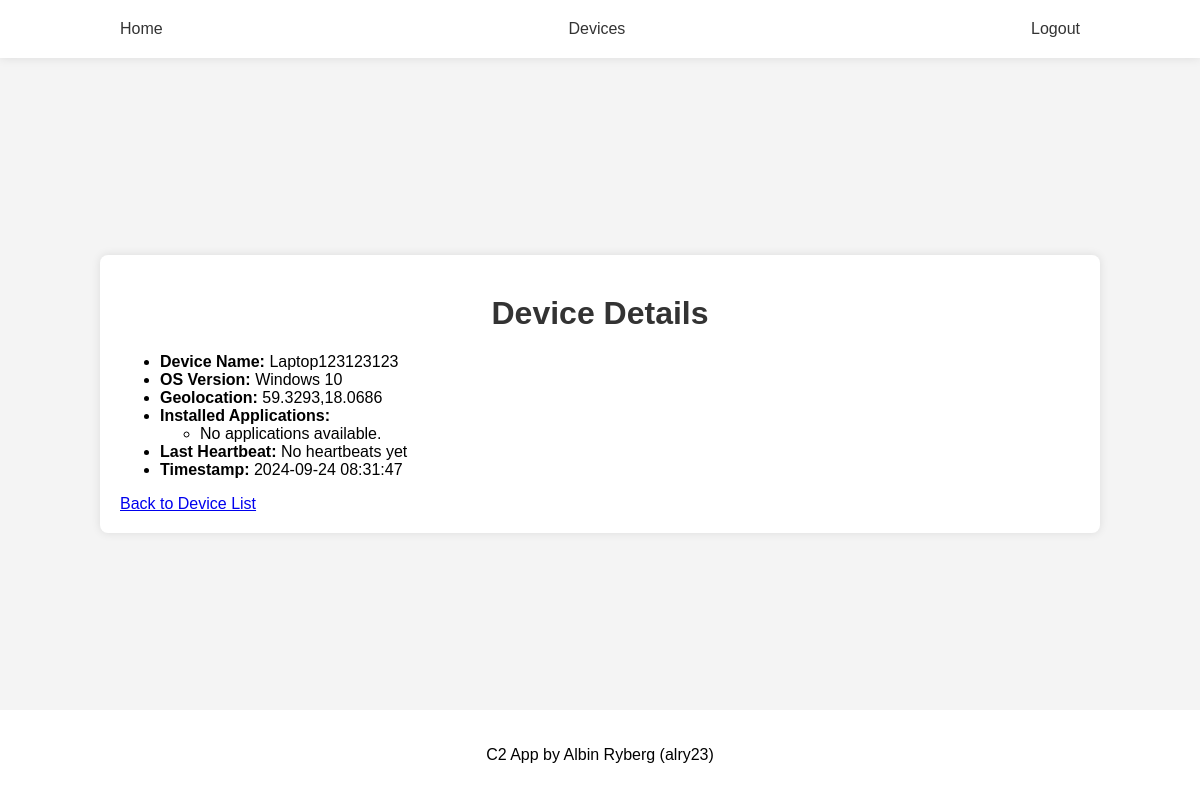
/devices/1 (signed in), run on the app's committed database.
### models.py (models this page shows, shortened)
class Device(db.Model):
    id = db.Column(db.Integer, primary_key=True)
    hardware_id = db.Column(db.String(200), nullable=False, index=True, unique=True)
    device_name = db.Column(db.String(50), nullable=False)
    os_version = db.Column(db.String(100), nullable=False)
    geo_location = db.Column(db.String(100))
    installed_apps = db.Column(db.Text)
    timestamp = db.Column(db.DateTime, default=db.func.current_timestamp())
    last_heartbeat = db.Column(db.DateTime)

### routes.py (the view)
@routes.route('/devices/<int:id>')
@login_required
def single_device(id):
    device = Device.query.get_or_404(id)  # Fetch device by ID or return 404 if not found
    return render_template("single-device.html", device=device)

### server.py (called while the page is built)
@login_manager.user_loader
def load_user(user_id):
    return User.query.filter_by(id=int(user_id)).first()

### templates/single-device.html
{% include 'header.html' %}
<div class="container">
    <h1>Device Details</h1>
    <ul>
        <li><strong>Device Name:</strong> {{ device.device_name }}</li>
        <li><strong>OS Version:</strong> {{ device.os_version }}</li>
        <li><strong>Geolocation:</strong> {{ device.geo_location or "N/A" }}</li>
        <li><strong>Installed Applications:</strong>
            <ul>
                {% if device.installed_apps %}
                {% for app in device.installed_apps.split(',') %}
                <li>{{ app }}</li>
                {% endfor %}
                {% else %}
                <li>No applications available.</li>
                {% endif %}
            </ul>
        </li>
        <li><strong>Last Heartbeat:</strong> {{ device.last_heartbeat or "No heartbeats yet" }}</li>
        <li><strong>Timestamp:</strong> {{ device.timestamp }}</li>
    </ul>
    <a href="{{ url_for('routes.devices') }}">Back to Device List</a>
</div>
{% include 'footer.html' %}

### static/styles/style.css (style rules this page uses)
html { height: 100%; width: 100%; }
body { font-family: Arial, sans-serif; margin: 0; padding: 0; background-color: #f4f4f4; display: flex; justify-content: space-between; flex-direction: column; height: 100%; }
h1 { text-align: center; color: #333; margin-top: 20px; }
.container { width: 80%; margin: 0 auto; padding: 20px; background-color: white; box-shadow: 0 0 10px rgba(0, 0, 0, 0.1); border-radius: 8px; }

### data on the page
Device: device_name "Laptop123123123", os_version "Windows 10", geo_location "59.3293,18.0686", last_heartbeat "No heartbeats yet", timestamp "2024-09-24 08:31:47"
